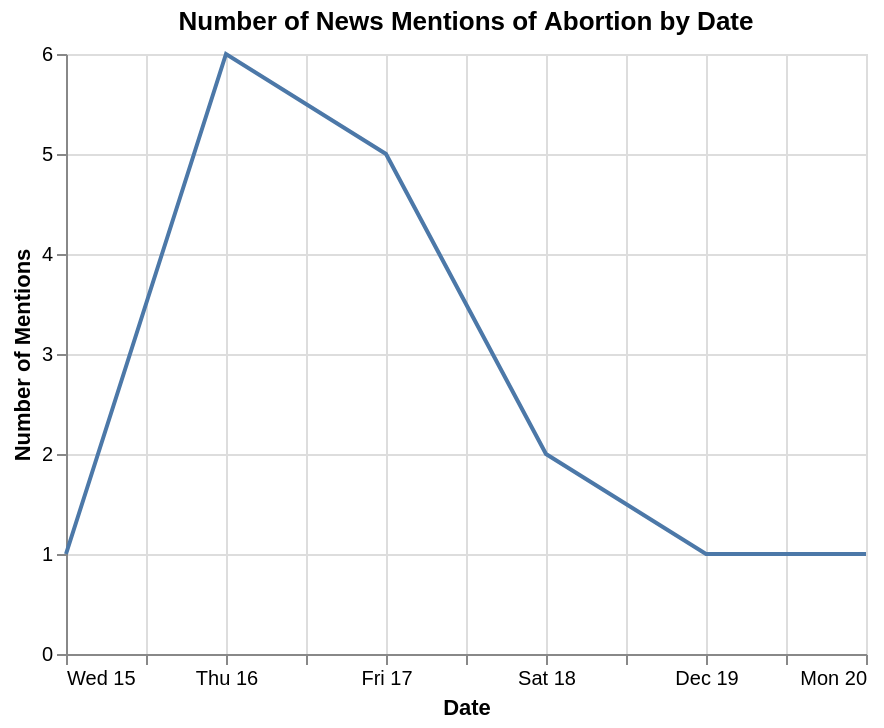

The Vega-Lite source for this figure:
### Vega-Lite specification from a JSON file in a GitHub repository (floating-point values rounded to 4 significant figures)
{"config": {"view": {"continuousWidth": 400, "continuousHeight": 300}}, "data": {"name": "data-ec33f23fd7bdfb9031b6bc0c0eff0dcd"}, "mark": "line", "encoding": {"tooltip": [{"type": "quantitative", "field": "Count"}], "x": {"type": "temporal", "axis": {"title": "Date"}, "field": "PublishedDate"}, "y": {"type": "quantitative", "axis": {"title": "Number of Mentions"}, "field": "Count"}}, "title": "Number of News Mentions of Abortion by Date", "$schema": "https://vega.github.io/schema/vega-lite/v4.8.1.json", "datasets": {"data-ec33f23fd7bdfb9031b6bc0c0eff0dcd": [{"PublishedDate": "2021-12-15T00:00:00", "Count": 1}, {"PublishedDate": "2021-12-16T00:00:00", "Count": 6}, {"PublishedDate": "2021-12-17T00:00:00", "Count": 5}, {"PublishedDate": "2021-12-18T00:00:00", "Count": 2}, {"PublishedDate": "2021-12-19T00:00:00", "Count": 1}, {"PublishedDate": "2021-12-20T00:00:00", "Count": 1}]}}
